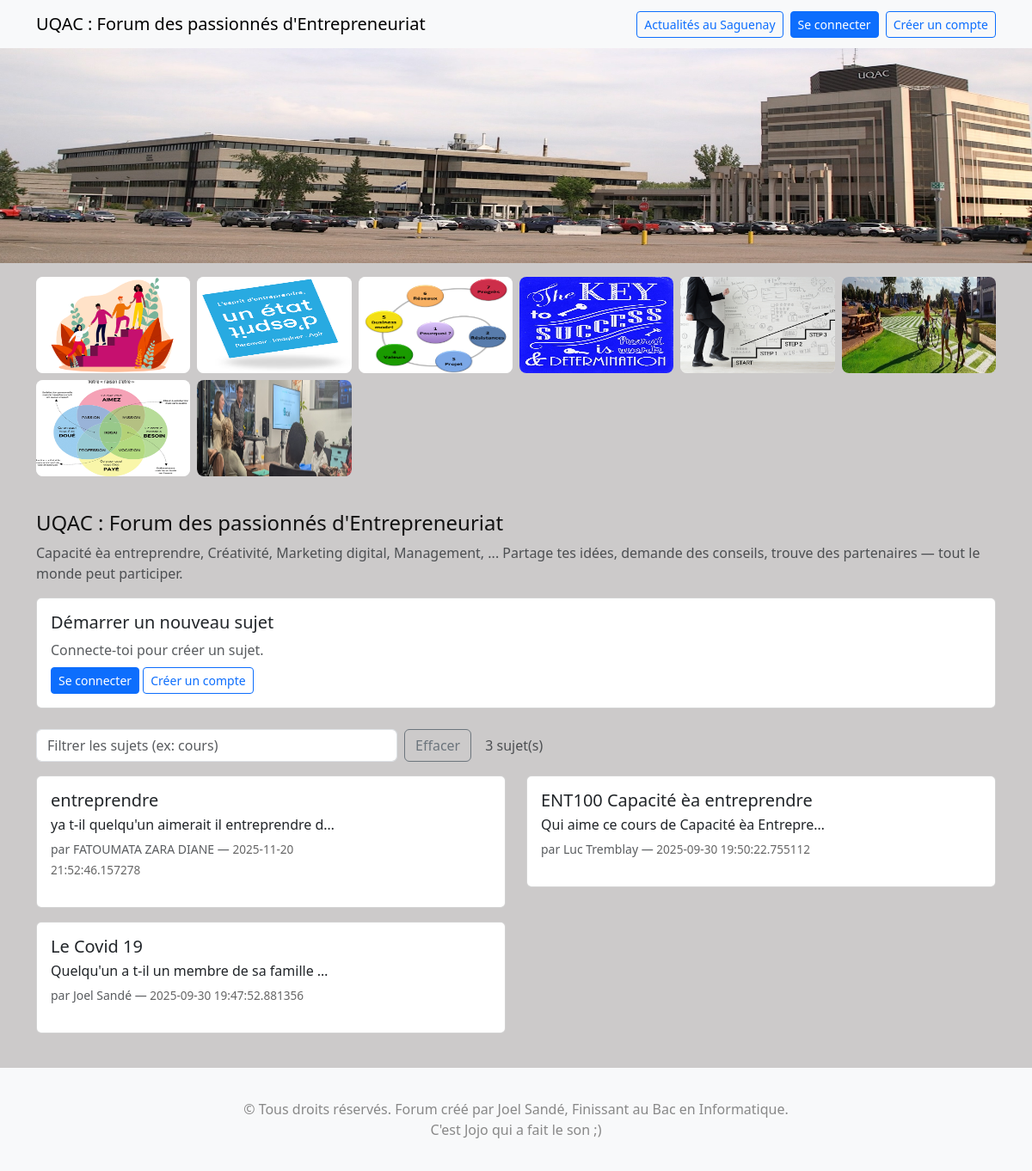
The page / on the database its author committed.
### models.py (models this page shows)
class BaseModel(Model):
    class Meta:
        database = db

class Topic(BaseModel):
    user = ForeignKeyField(User, backref='topics', null=True, on_delete='SET NULL')
    nom = CharField()                        # affichage rétro-compat
    titre = CharField()
    contenu = TextField()
    created_at = DateTimeField(default=now_utc_naive)

### app.py (the view)
@app.route('/')
def index():
    sujets = Topic.select().order_by(Topic.created_at.desc())
    img_dir_fs = os.path.join(app.static_folder, 'img')
    try:
        names = [n for n in os.listdir(img_dir_fs)
                 if n.lower().endswith(('.jpg', '.jpeg', '.png', '.gif'))]
    except Exception:
        names = []
    desired = ['image_principale_ent.jpeg', '1.jpeg', '2.jpeg', '3.jpeg', '4.jpeg', '5.jpeg']
    ordered = [n for n in desired if n in names] + [n for n in names if n not in desired]
    main_name = 'image_principale_ent.jpeg' if 'image_principale_ent.jpeg' in ordered else (ordered[0] if ordered else None)
    main_image_url = f'img/{main_name}' if main_name else None
    gallery_urls = [f'img/{n}' for n in ordered if n != main_name]
    return render_template(
        'forum_de_discussion.html',
        sujets=sujets,
        main_image_url=main_image_url,
        gallery_urls=gallery_urls,
        user=current_user()
    )

### app.py (called while the page is built)
def current_user():
    uid = session.get("uid")
    if not uid: return None
    try:
        return User.get_by_id(uid)
    except:
        return None

def list_forum_images():
    try:
        names = [n for n in os.listdir(IMG_DIR) if n.lower().endswith((".jpg",".jpeg",".png",".gif"))]
    except Exception:
        names = []
    order = ["image_principale_ent.jpeg", "1.jpeg", "2.jpeg", "3.jpeg", "4.jpeg", "5.jpeg", "6.jpeg"]
    names_sorted = [n for n in order if n in names]
    for n in names:
        if n not in names_sorted:
            names_sorted.append(n)
    main_name = "image_principale_ent.jpeg" if "image_principale_ent.jpeg" in names_sorted else (names_sorted[0] if names_sorted else None)
    main_url = f"img/{main_name}" if main_name else None
    gallery_urls = [f"img/{n}" for n in names_sorted if n != main_name]
    return main_url, gallery_urls

@app.context_processor
def inject_gallery():
    main_image_url, gallery_urls = list_forum_images()
    return dict(main_image_url=main_image_url, gallery_urls=gallery_urls)

### templates/forum_de_discussion.html (shortened to what this page needs)
{% extends "base.html" %}
{% block content %}
<div class="mb-3">
  <h4>UQAC : Forum des passionnés d'Entrepreneuriat</h4>
  <p class="text-muted">Capacité èa entreprendre, Créativité, Marketing digital, Management, ... Partage tes idées, demande des conseils, trouve des partenaires — tout le monde peut participer.</p>
</div>
<div class="card mb-4">
  <div class="card-body">
    <h5>Démarrer un nouveau sujet</h5>
    {% if not user %}
      <p class="text-muted mb-2">Connecte-toi pour créer un sujet.</p>
      <a class="btn btn-sm btn-primary" href="{{ url_for('login') }}">Se connecter</a>
      <a class="btn btn-sm btn-outline-primary" href="{{ url_for('register') }}">Créer un compte</a>
    {% endif %}
  </div>
</div>
<div id="filter-bar" class="mb-3" style="display:flex;gap:.5rem;align-items:center;flex-wrap:wrap">
  <input id="topicFilter" type="text" class="form-control" placeholder="Filtrer les sujets (ex: cours)"
         style="max-width:420px" autocomplete="off" />
  <button id="clearFilter" type="button" class="btn btn-outline-secondary">Effacer</button>
  <span id="matchCount" class="text-muted" style="margin-left:.5rem"></span>
</div>
<div class="row" id="sujetsList">
  {% if sujets and sujets|length > 0 %}
    {% for s in sujets %}
      <div class="col-12 col-md-6 mb-3">
          <div class="card topic-card position-relative" onclick="location.href='{{ url_for('view_topic', topic_id=s.id) }}'">
              <div class="row g-0">
                  <div class="col-8">
                      <div class="card-body">
                        <h5 class="card-title mb-1">{{ s.titre }}</h5>
                        <p class="card-text text-truncate mb-1">{{ s.contenu }}</p>
                        <p class="card-text">
                          <small class="text-muted">par {{ s.nom }} — <span class="timestamp">{{ s.created_at }}</span></small>
                        </p>
                      </div>
                  </div>
              </div>
          </div>
      </div>
    {% endfor %}
  {% else %}
    <div class="col-12">
      <p class="text-muted">Aucun sujet pour l'instant. Sois le premier à lancer la discussion !</p>
    </div>
  {% endif %}
</div>
{% endblock %}

### static/css/style.css (style rules this page uses)
body { background:rgb(204, 202, 202); color:#111; }
.card { border-radius:8px solid gray }

### templates/base.html (style rules this page uses)
.topic-card { cursor:pointer; }
.timestamp { font-size:0.85rem; color:#666; }

### rows shown on the page
Topic: titre "entreprendre", contenu "ya t-il quelqu'un aimerait il entreprendre d…", nom "FATOUMATA ZARA DIANE", created_at "2025-11-20 21:52:46.157278"
Topic: titre "ENT100 Capacité èa entreprendre", contenu "Qui aime ce cours de Capacité èa Entrepre…", nom "Luc Tremblay", created_at "2025-09-30 19:50:22.755112"
Topic: titre "Le Covid 19", contenu "Quelqu'un a t-il un membre de sa famille…", nom "Joel Sandé", created_at "2025-09-30 19:47:52.881356"
